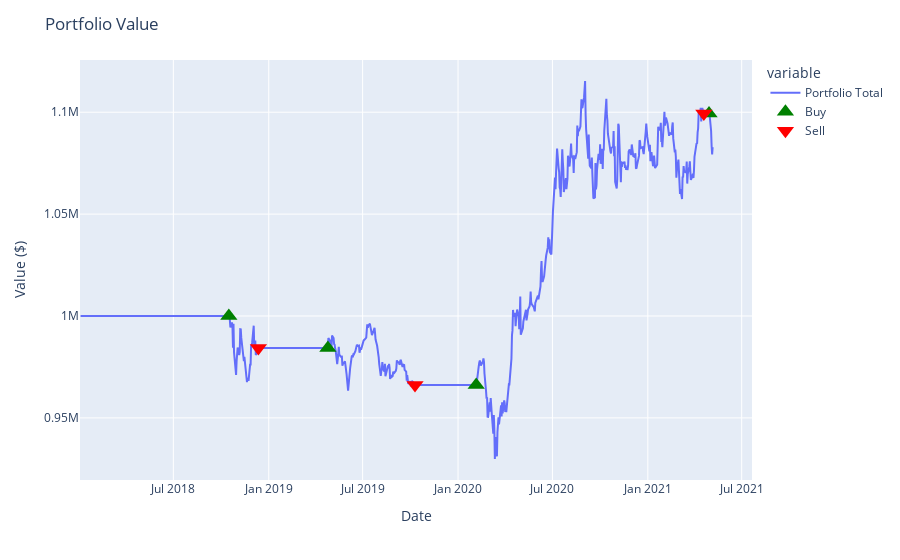

Source (notebook cell):
### Markdown cell above
### Plot Portfolio Value Through Time

### Code cell
fig = px.line(stock_signals, x = "Date", y = ["Portfolio Total"])

# Plot Buy Triggers
fig.add_trace(go.Scatter(x=stock_signals[stock_signals['Entry/Exit'] == 1]['Date'], y=stock_signals[stock_signals['Entry/Exit'] == 1]['Portfolio Total'], 
                         mode = 'markers',
                        name = 'Buy',
                        marker_symbol = 'triangle-up',
                        marker_size = 15,
                        marker_color = 'green'))
# Plot Sell Triggers
fig.add_trace(go.Scatter(x=stock_signals[stock_signals['Entry/Exit'] == -1]['Date'], y=stock_signals[stock_signals['Entry/Exit'] == -1]['Portfolio Total'], 
                         mode = 'markers',
                        name = 'Sell',
                        marker_symbol = 'triangle-down',
                        marker_size = 15,
                        marker_color = 'red'))

fig.update_layout(
    title="Portfolio Value",
    yaxis_title="Value ($)")

fig.show()

### Figure 1 — Plotly figure (JSON) as saved in the notebook; plotly's stock layout.template omitted (floating-point values rounded to 4 significant figures; data arrays with more than 128 entries replaced by an {"elided": "..."} marker saying what was removed)
{"data": [{"hovertemplate": "variable=Portfolio Total<br>Date=%{x}<br>value=%{y}<extra></extra>", "legendgroup": "Portfolio Total", "line": {"color": "#636efa", "dash": "solid"}, "mode": "lines", "name": "Portfolio Total", "orientation": "v", "showlegend": true, "type": "scatter", "x": {"elided": "842 str values"}, "xaxis": "x", "y": {"elided": "842 float values"}, "yaxis": "y"}, {"marker": {"color": "green", "size": 15, "symbol": "triangle-up"}, "mode": "markers", "name": "Buy", "type": "scatter", "x": ["2018-10-16", "2019-04-25", "2020-02-05", "2021-04-29"], "y": [1000000, 984400.0, 966200.0, 1099000.0]}, {"marker": {"color": "red", "size": 15, "symbol": "triangle-down"}, "mode": "markers", "name": "Sell", "type": "scatter", "x": ["2018-12-12", "2019-10-10", "2021-04-19"], "y": [984400.0, 966200.0, 1099000.0]}], "layout": {"legend": {"title": {"text": "variable"}, "tracegroupgap": 0}, "margin": {"t": 60}, "title": {"text": "Portfolio Value"}, "xaxis": {"anchor": "y", "domain": [0, 1], "title": {"text": "Date"}}, "yaxis": {"anchor": "x", "domain": [0, 1], "title": {"text": "Value ($)"}}}}
